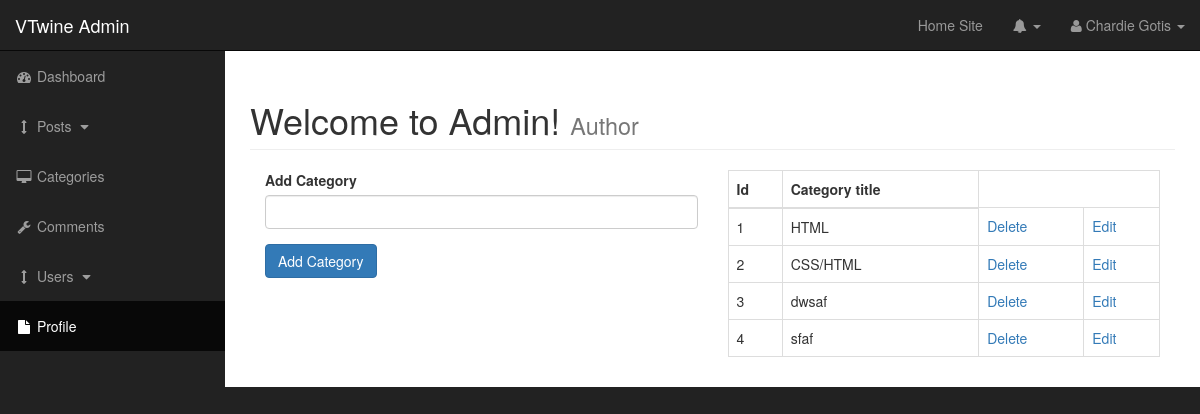
The app's page /admin/categories.php with its own data.
### tables this page shows
CREATE TABLE `categories` (
  `cat_id` int(11) NOT NULL,
  `cat_title` varchar(19) NOT NULL
);

### admin/functions.php (the view, shortened to what this page needs)
<?php
function showCategories(){
    global $connection;
    $query = "SELECT * FROM categories";
    $select_categories = mysqli_query($connection, $query);
    while($row = mysqli_fetch_assoc($select_categories)){
    $cat_id = $row['cat_id'];
    $cat_title = $row['cat_title'];
    echo "<tr>";
    echo "<td>{$cat_id}</td> ";
    echo "<td>{$cat_title}</td> ";
    echo "<td><a href='categories.php?delete={$cat_id}'>Delete</a></td> ";
    echo "<td><a href='categories.php?edit={$cat_id}'>Edit</a></td> ";
    echo "</tr>";
    }
}
?>

### admin/css/sb-admin.css (style rules this page uses)
body { margin-top: 100px; background-color: #222; }
@media (min-width:768px) { body { margin-top: 50px; } }

### records on screen
categories: cat_id "1", cat_title "HTML"
categories: cat_id "2", cat_title "CSS/HTML"
categories: cat_id "3", cat_title "dwsaf"
categories: cat_id "4", cat_title "sfaf"
